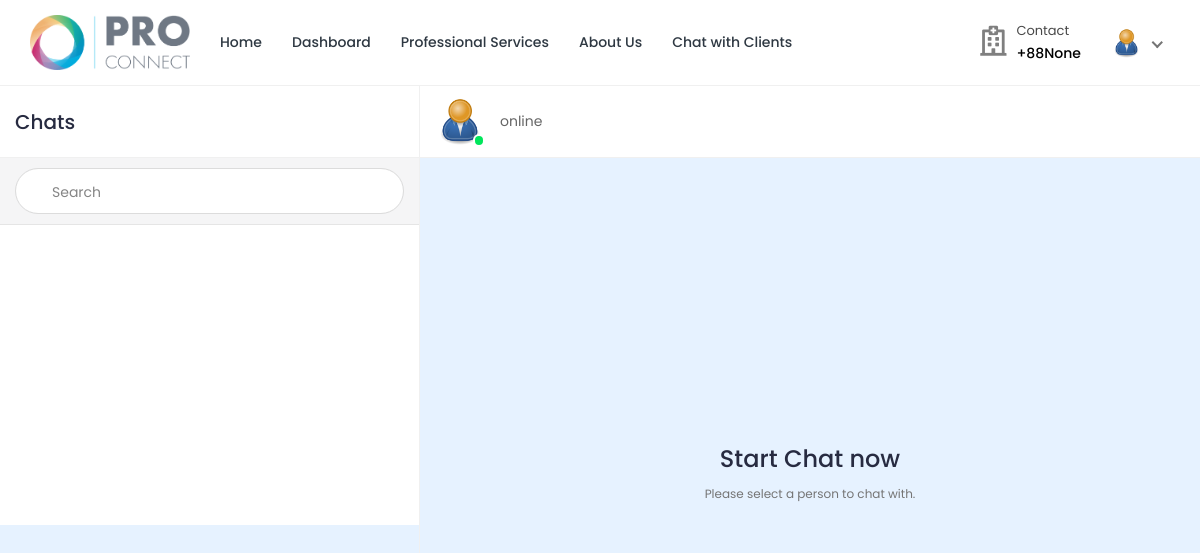
Before: /chat-professional/ (signed in) with the older database file.
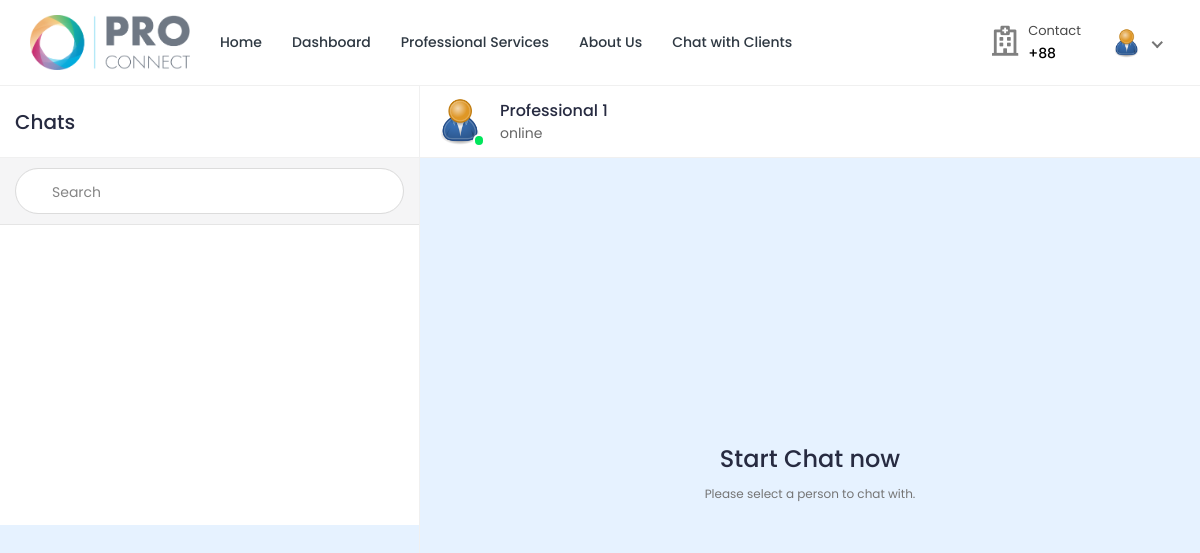
After: the same page with the newer database file.
### professional/models.py (models this page shows, shortened)
class Professional_Information(models.Model):
    PROFESSION_CHOICES = (
        ('medical', 'Medical Services'),
        ('legal', 'Legal Services'),
        ('engineering', 'Engineering Services'),
        ('art', 'Art & Design'),
    )
    professional_id = models.AutoField(primary_key=True)
    user = models.OneToOneField(settings.AUTH_USER_MODEL, on_delete=models.CASCADE, related_name='profile')
    name = models.CharField(max_length=200)
    username = models.CharField(max_length=200, null=True, blank=True)
    gender = models.CharField(max_length=200, null=True, blank=True)
    description = models.TextField(max_length=1000, null=True, blank=True)
    profession = models.CharField(max_length=200, choices=PROFESSION_CHOICES)
    profession_name = models.ForeignKey(ServiceDepartment, on_delete=models.SET_NULL, null=True)
    specialization = models.ForeignKey(specialization, on_delete=models.SET_NULL, null=True)
    featured_image = models.ImageField(upload_to='professionals/', default='professionals/user-default.png')
    certificate_image = models.ImageField(upload_to='professionals_certificates/', default='professionals_certificates/default.png', null=True, blank=True)
    email = models.EmailField(max_length=200, null=True, blank=True)
    phone_number = models.CharField(max_length=200, null=True, blank=True)
    availability = models.CharField(max_length=200, null=True, blank=True, default='9am - 4pm')
    consultation_fee = models.IntegerField(null=True, blank=True, default=0)
    services_fee = models.IntegerField(null=True, blank=True, default=0)
    address = models.CharField(max_length=200, null=True, blank=True)
    service_name = models.ForeignKey(Professional_Service_Information, on_delete=models.SET_NULL, null=True, blank=True)
    profession = models.CharField(max_length=200, choices=PROFESSION_CHOICES, null=True, blank=True)
    institute = models.CharField(max_length=200, null=True, blank=True)
    degree = models.CharField(max_length=200, null=True, blank=True)
    completion_year = models.CharField(max_length=200, null=True, blank=True)
    work_place = models.CharField(max_length=200, null=True, blank=True)
    designation = models.CharField(max_length=200, null=True, blank=True)
    start_year = models.CharField(max_length=200, null=True, blank=True)
    end_year = models.CharField(max_length=200, null=True, blank=True)
    register_status = models.CharField(max_length=200, null=True, blank=True, default='Accepted')

### professional_service/views.py (the view)
# urls.py: path('chat-professional/', views.chat_professional, name='chat-professional'),
@csrf_exempt
@login_required(login_url="login")
def chat_professional(request):
    if request.user.is_professional:
        professional = Professional_Information.objects.get(user=request.user)
        clients = Client.objects.all()
    context = {'clients': clients, 'professional': professional}
    return render(request, 'chat-professional.html', context)

### templates/chat-professional.html (shortened to what this page needs)
{% load static %}
{% load tz%}
<!DOCTYPE html>
<html lang="en">
<head>
	<link rel="stylesheet" href="{% static 'proConnect-System/css/Normal/bootstrap.min.css' %}">
	<link rel="stylesheet" href="{% static 'proConnect-System/plugins/Normal/fontawesome/css/fontawesome.min.css' %}">
	<link rel="stylesheet" href="{% static 'proConnect-System/plugins/Normal/fontawesome/css/all.min.css' %}">
	<link rel="stylesheet" href="{% static 'proConnect-System/css/Normal/style.css' %}">
	<link rel="stylesheet" href="{% static 'proConnect-System/plugins/Normal/fancybox/jquery.fancybox.min.css'%}">
</head>
<body class="chat-page">
	<div class="main-wrapper">
		<header class="header">{% include 'professional-navbar.html' %}</header>
		<div class="content">
			<div class="container-fluid">
				<div class="row">
					<div class="col-xl-12">
						<div class="chat-window">
							<div class="chat-cont-left">
								<div class="chat-header">
									<span>Chats</span>
								</div>
								<form class="chat-search" method="GET" action="{% url 'chat-home' pk=user.id %}">
									<div class="input-group">
										<div class="input-group-prepend">
										</div>
										<input type="text" class="form-control" placeholder="Search" name="search">
									</div>
								</form>
								<div class="chat-users-list">
									<div class="chat-scroll">
									</div>
								</div>
							</div>
							<div class="chat-cont-right">
								<div class="chat-header">
									<div class="media">
										<div class="media-img-wrap">
											<div class="avatar avatar-online">
												<img src="{{professional.featured_image.url}}" alt="User Image"
													class="avatar-img rounded-circle">
											</div>
										</div>
										<div class="media-body">
											<div class="user-name">{{professional.name}}</div>
											<div class="user-status">online</div>
										</div>
									</div>
								</div>
								{% if not chat_id > 0 %}
								<div class="d-flex flex-column justify-content-center align-items-center" style="height: 650px;">
									<h3>Start Chat now</h3>
									<p><small class="text-muted">Please select a person to chat with.</small></p>
								</div>
								{% endif %}
							</div>
						</div>
					</div>
				</div>
			</div>
		</div>
</body>
</html>

### templates/professional-navbar.html (shortened to what this page needs)
{% load static %}
<nav class="navbar navbar-expand-lg header-nav">
  <div class="navbar-header">
    <a href="{% url 'professional_service_home'%}" class="navbar-brand logo">
      <img src="{% static 'proConnect-System/images/Normal/proConnect-logo.png' %}" class="img-fluid" alt="Logo" />
    </a>
  </div>
  <div class="main-menu-wrapper">
    <ul class="main-nav">
      <li>
        <a href="{% url 'professional_service_home'%}">Home</a>
      </li>
      <li>
        <a href="{% url 'professional-dashboard'%}">Dashboard</a>
      </li>
      <li><a href="{% url 'multiple-professional_service' %}" style="text-decoration: none;">Professional Services</a>
      </li>
      <li>
        <a href="{% url 'about-us'%}">About Us</a>
      </li>
      <li>
        <a href="{% url 'chat-home' pk=user.id %}">Chat with Clients</a>
      </li>
    </ul>
  </div>
  <ul class="nav header-navbar-rht">
    <li class="nav-item contact-item">
      <div class="header-contact-img">
        <i class="far fa-hospital"></i>
      </div>
      <div class="header-contact-detail">
        <p class="contact-header">Contact</p>
        <p class="contact-info-header">+88{{professional.phone_number}}</p>
      </div>
    </li>
    <li class="nav-item dropdown has-arrow logged-item">
      <a href="#" class="dropdown-toggle nav-link" data-toggle="dropdown">
        <span class="user-img">
          <img class="rounded-circle" src="{{ professional.featured_image.url }}" width="31" alt="Darren Elder" />
        </span>
      </a>
    </li>
  </ul>
</nav>

Changed rows visible on the page:
changed Professional_Information: name (not shown) → "Professional 1"; phone_number "None" → (not shown)
